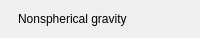
               <widget class="QFrame" name="setNonsphericalGravity">
                <property name="minimumSize">
                 <size>
                  <width>0</width>
                  <height>38</height>
                 </size>
                </property>
                <property name="maximumSize">
                 <size>
                  <width>16777215</width>
                  <height>38</height>
                 </size>
                </property>
                <property name="role" stdset="0">
                 <string>statusRow</string>
                </property>
                <property name="bind_fixedHeight" stdset="0">
                 <string>rh</string>
                </property>
                <layout class="QHBoxLayout" name="setNonsphericalGravityLayout" stretch="0,0,0,0,1">
                 <property name="spacing">
                  <number>0</number>
                 </property>
                 <property name="leftMargin">
                  <number>0</number>
                 </property>
                 <property name="topMargin">
                  <number>0</number>
                 </property>
                 <property name="rightMargin">
                  <number>0</number>
                 </property>
                 <property name="bottomMargin">
                  <number>0</number>
                 </property>
                 <item>
                  <widget class="QLabel" name="setNonsphericalGravityDot">
                   <property name="minimumSize">
                    <size>
                     <width>6</width>
                     <height>6</height>
                    </size>
                   </property>
                   <property name="maximumSize">
                    <size>
                     <width>6</width>
                     <height>6</height>
                    </size>
                   </property>
                   <property name="role" stdset="0">
                    <string>dot</string>
                   </property>
                   <property name="tone" stdset="0">
                    <string>ok</string>
                   </property>
                   <property name="bind_tone" stdset="0">
                    <string>setup.nonsphericalGravity ? 'ok' : 'faint'</string>
                   </property>
                  </widget>
                 </item>
                 <item>
                  <spacer name="gap_45">
                   <property name="orientation">
                    <enum>Qt::Orientation::Horizontal</enum>
                   </property>
                   <property name="sizeType">
                    <enum>QSizePolicy::Policy::Fixed</enum>
                   </property>
                   <property name="sizeHint" stdset="0">
                    <size>
                     <width>12</width>
                     <height>1</height>
                    </size>
                   </property>
                  </spacer>
                 </item>
                 <item>
                  <widget class="QLabel" name="setNonsphericalGravityLabel">
                   <property name="text">
                    <string>Nonspherical gravity</string>
                   </property>
                   <property name="minimumSize">
                    <size>
                     <width>102</width>
                     <height>0</height>
                    </size>
                   </property>
                   <property name="role" stdset="0">
                    <string>rowLabel</string>
                   </property>
                  </widget>
                 </item>
                 <item>
                  <spacer name="hSpacer_26">
                   <property name="orientation">
                    <enum>Qt::Orientation::Horizontal</enum>
                   </property>
                   <property name="sizeHint" stdset="0">
                    <size>
                     <width>10</width>
                     <height>20</height>
                    </size>
                   </property>
                  </spacer>
                 </item>
                 <item>
                  <widget class="QLabel" name="setNonsphericalGravityValue">
                   <property name="alignment">
                    <set>Qt::AlignmentFlag::AlignRight|Qt::AlignmentFlag::AlignVCenter</set>
                   </property>
                   <property name="role" stdset="0">
                    <string>rowValue</string>
                   </property>
                   <property name="bind" stdset="0">
                    <string>Format.onOff(setup.nonsphericalGravity)</string>
                   </property>
                   <property name="elide" stdset="0">
                    <bool>true</bool>
                   </property>
                  </widget>
                 </item>
                </layout>
               </widget>
